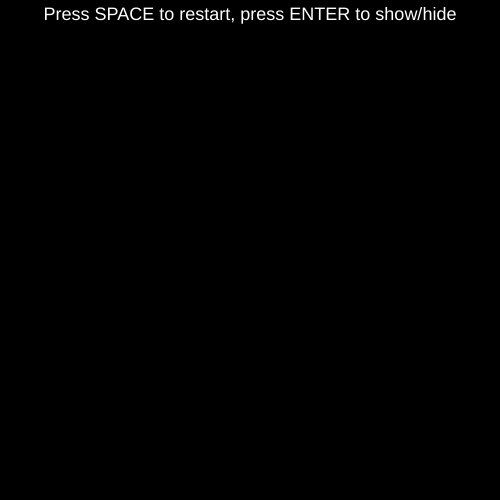
Frame 1 (no input)
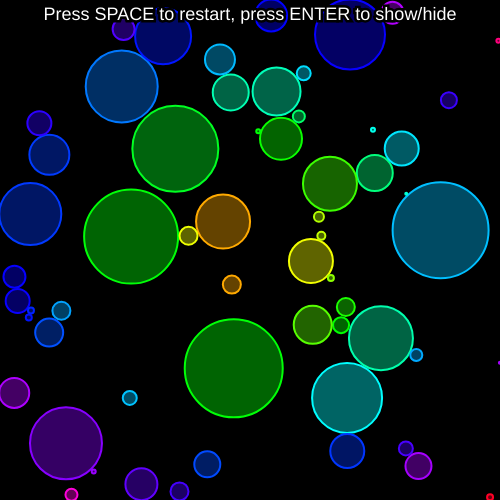
Frame 60 (no input)
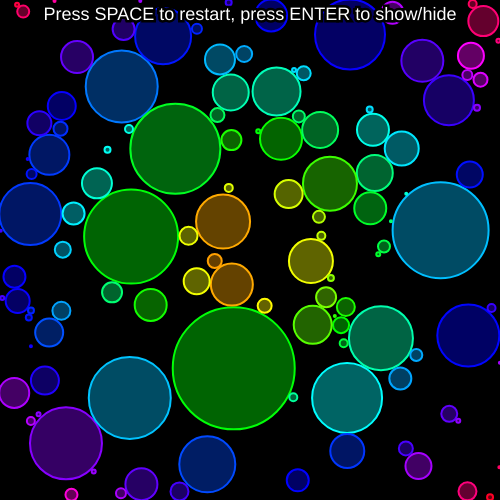
Frame 120 (the mouse pressed at the canvas centre since frame 60)

The p5.js sketch that drew these frames (run headless with seeded random() and noise() and a simulated clock; from frame 60 on, the mouse is pressed at the canvas centre):

// p5.js sketch
// ── sketch.js
let circles = [];
let stopped = false;
let show = true;

function setup() {
	createCanvas(500, 500);
	randomize();
}

function draw() {
	background(0);
	if(show) {
		showCircles();
	}
	growCircles();
	if(!stopped) {
		tryToMakeCircles();
	}
	if(frameCount < 200) {
		stroke(0);
		strokeWeight(5);
		fill(255);
		textSize(18);
		textAlign(CENTER, CENTER);
		text('Press SPACE to restart, press ENTER to show/hide', width/2, 15);
	}
}

function showCircles() {
	for(let i = 0; i < circles.length; i++) {
		circles[i].show();
	}
}

function growCircles() {
	for(let i = 0; i < circles.length; i++) {
		let c = circles[i];
		if(c.hitEdge()) continue;
		let hit = false;
		for(let j = 0; j < circles.length; j++) {
			if(i == j) continue;
			let o = circles[j];
			if(c.hitCircle(o)) hit = true;
		}
		if(!hit)
			c.grow();
	}
}

function tryToMakeCircles() {
	let c = null;
	let tries = 0;
	while(c == null && tries < 30) {
		c = createCircle();
		tries++;
	}
	if(c != null)
		circles.push(c);
	else {
		stopped = true;
		console.log("STOPPED");
	}
}

function createCircle() {
	let x = random(width);
	let y = random(height);
	for(let i = 0; i < circles.length; i++) {
		if(dist(x, y, circles[i].x, circles[i].y) <= circles[i].r + 2)
			return null;
	}
	let color = getColor(x, y);
	return new Circle(x, y, color);
}


function keyTyped() {
	if(key == " ") {
		circles = [];
		randomize();
		stopped = false;
	}	else if(keyCode == ENTER) {
		show = !show;
	}
}

// ── circle.js
function Circle(x, y, color) {
  this.x = x;
  this.y = y;
  this.r = 1;
  this.color = color;
  this.toDelete = false;

  this.show = function() {
    fill(this.color[0], this.color[1], this.color[2], 100)
    stroke(this.color);
    strokeWeight(2);
    ellipse(this.x, this.y, this.r*2);
  }

  this.grow = function() {
    this.r += 1;
  }

  this.hitEdge = function() {
    return(this.x + this.r) >= width || (this.x - this.r) <= 0 || (this.y + this.r) >= height || (this.y - this.r) <= 0;
  }

  this.hitCircle = function(c) {
    return dist(this.x, this.y, c.x, c.y) <= this.r + c.r + 2;
  }
}

// ── colorschemes.js
let mode;
let rand;

function randomize() {
  mode = random([0, 1, 2]);
  rand = random(0, 1);
}

function getColor(x, y) {
  switch(mode) {
    case 0: return noiseColor(x, y);
    case 1: return randomBlueGreenColor(x, y);
    case 2: return radiantColor(x, y);
  }
}

function noiseColor(x, y) {
	let n = map(noise(x/200, y/200, rand*7948), 0, 1, -50, 305);
	return [n, n, n];
}

function randomBlueGreenColor(x, y) {
  let r = random(20, 70);
  let g = random(60, 240);
	let b = random(60, 240);
	return [r, g, b];
}

function noiseColor(x, y) {
	let n = map(noise(x/200, y/200, rand*1000), 0, 1, -50, 305);
	return [n, n, n];
}

function radiantColor(x, y) {
  let hu = dist(width/2, height/2, x, y)/dist(0, 0, width/2, height/2);
  return hsvToRgb(hu, 1, 1);
}

function hsvToRgb(h, s, v) {
  var r, g, b;
  var i = Math.floor(h * 6);
  var f = h * 6 - i;
  var p = v * (1 - s);
  var q = v * (1 - f * s);
  var t = v * (1 - (1 - f) * s);
  switch (i % 6) {
    case 0: r = v, g = t, b = p; break;
    case 1: r = q, g = v, b = p; break;
    case 2: r = p, g = v, b = t; break;
    case 3: r = p, g = q, b = v; break;
    case 4: r = t, g = p, b = v; break;
    case 5: r = v, g = p, b = q; break;
  }
  return [r * 255, g * 255, b * 255];
}
